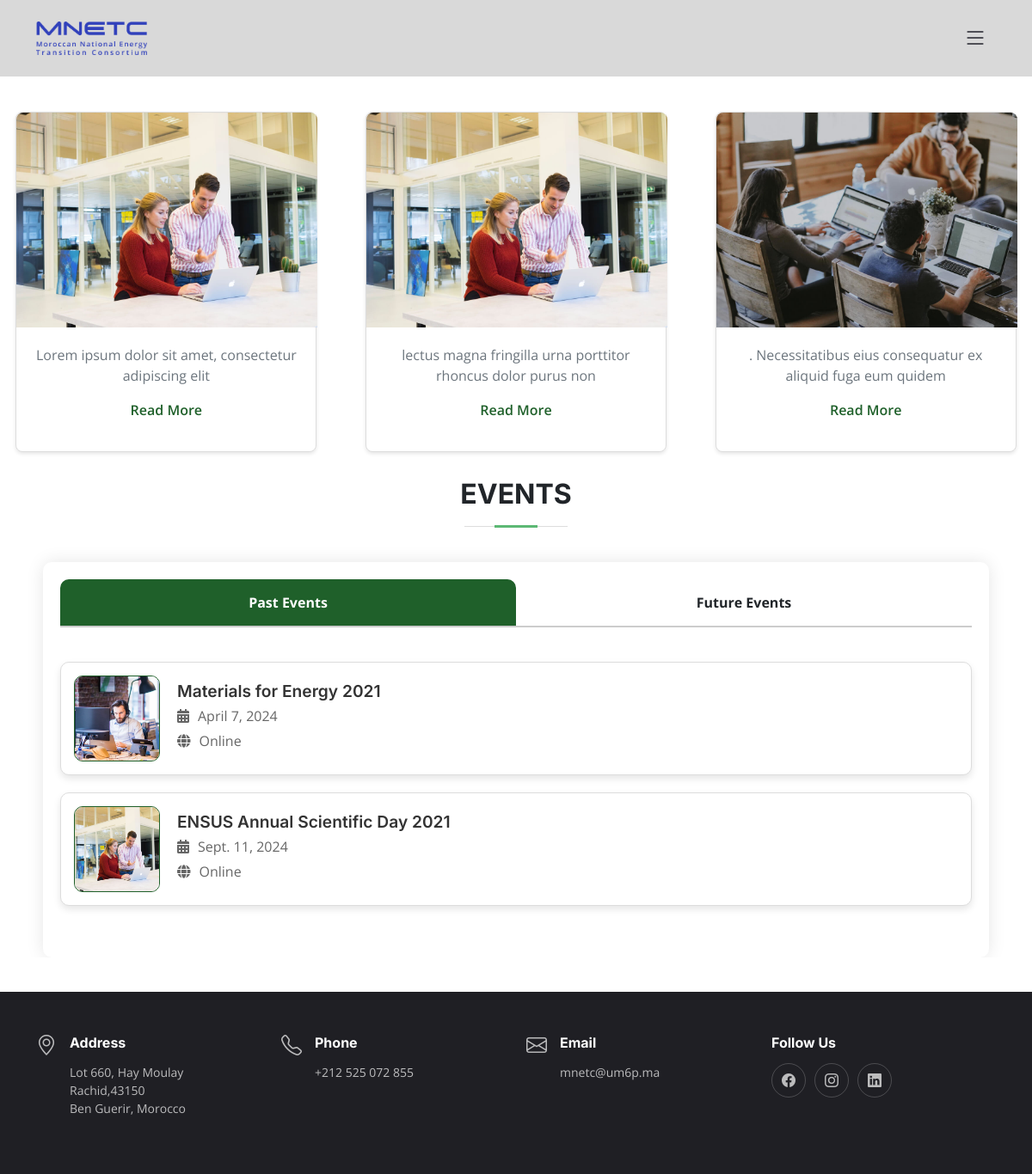
Screenshot of /news_events/ with the database file from the repository.
### app/models.py (models this page shows, shortened)
class NewsEvent(models.Model):
    CHOICES = (
        ('News', 'News'),
        ('Event', 'Event'),
    )
    Type = models.CharField(max_length=20, choices=CHOICES, default="News")
    Title = models.CharField(max_length=300, default="")
    Date = models.DateField(blank=True, null=True)
    Place = models.CharField(max_length=100, blank=True, null=True)
    Image = models.ImageField(upload_to='NewsEvent/', default='NewsEvent/default.png')

### app/views.py (the view)
# urls.py: path('news_events/', views.News_Events, name='news_events'),
def News_Events(request):
    news = NewsEvent.objects.filter(Type="News")
    today = date.today()
    past_events = NewsEvent.objects.filter(Date__lt=today, Type="Event")
    future_events = NewsEvent.objects.filter(Date__gte=today, Type="Event")
    context = {"news":news, "past_events":past_events, "future_events":future_events}
    return render(request, 'news_events.html', context)

### app/templates/news_events.html (shortened to what this page needs)
<!DOCTYPE html>
<html lang="en" xmlns="http://www.w3.org/1999/html">
<head>
  <link href="/static/vendor/bootstrap/css/bootstrap.min.css?{% now 'U' %}" rel="stylesheet">
  <link href="/static/vendor/bootstrap-icons/bootstrap-icons.css?{% now 'U' %}" rel="stylesheet">
  <link href="/static/vendor/aos/aos.css?{% now 'U' %}" rel="stylesheet">
  <link href="/static/vendor/glightbox/css/glightbox.min.css?{% now 'U' %}" rel="stylesheet">
  <link href="/static/vendor/swiper/swiper-bundle.min.css?{% now 'U' %}" rel="stylesheet">
    <link rel="stylesheet" href="https://cdnjs.cloudflare.com/ajax/libs/font-awesome/5.15.4/css/all.min.css">
     <link href="/static/css/base.css?{% now 'U' %}" rel="stylesheet">
<link href="/static/css/events_news.css?{% now 'U' %}" rel="stylesheet">
</head>
<body>
  <header id="header" class="header fixed-top d-flex align-items-center">
    <div class="container d-flex align-items-center justify-content-between">
      <a href="{% url 'index' %}" class="logo d-flex align-items-center me-auto me-lg-0">
        <img src="/static/images/items/favicon.png" alt="">
      </a>
      <i class="mobile-nav-toggle mobile-nav-show bi bi-list"></i>
    </div>
  </header>
<section>
   <div class="swiper-container">
        <div class="swiper-wrapper">
            {% for news in news %}
            <div class="swiper-slide">
                <div class="card">
                    <img src="{{news.Image.url}}" alt="...">
                    <div class="card-body">
                        <p class="card-text">{{ news.Title }}</p>
                        <p class="link" ><a href="{% url 'news_or_event' news.id %}">Read More</a></p>
                    </div>
                </div>
            </div>
            {% endfor %}
        </div>
    </div>
    </section>
  <section id="container">
        <div class="section-title" style="padding-bottom:0">
          <h2 style="">Events</h2>
        </div>
        <div class="events_news">
            <div class="tabs">
                <div class="tab active" id="past-events-tab" onclick="Switch('past-events-tab', ['future-events-tab'])">Past Events</div>
                <div class="tab" id="future-events-tab" onclick="Switch('future-events-tab', ['past-events-tab'])">Future Events</div>
            </div>
        <div class="content" id="past-events">
            {% for event in past_events %}
             <a href="{% url 'news_or_event' event.id %}">
                    <div class="event">
                        <img src="{{event.Image.url}}" alt="Event Image" style="border:1px solid">
                        <div class="details">
                            <a href="{% url 'news_or_event' event.id %}" class="event-link">
                            <h3>{{event.Title}}</h3>
                            </a>
                            <p><i class="fas fa-calendar-alt" style="margin-right:10px"></i>{{event.Date}}</p>
                            <p><i class="fas fa-globe" style="margin-right:10px"></i>{{event.Place}}</p>
                        </div>
                    </div>
                    </a>
            {% endfor %}
        </div>
    </div>
      </section>
  <footer id="footer" class="footer">
    <div class="container">
      <div class="row gy-3" style="">
        <div class="col-lg-3 col-md-6 d-flex">
          <i class="bi bi-geo-alt icon"></i>
          <div>
            <h4>Address</h4>
            <p>
              Lot 660, Hay Moulay Rachid,43150  <br>
              Ben Guerir, Morocco <br>
            </p>
          </div>
        </div>
        <div class="col-lg-3 col-md-6 footer-links d-flex">
          <i class="bi bi-telephone icon"></i>
          <div>
            <h4>Phone</h4>
            <p>
               +212 525 072 855<br>
            </p>
          </div>
        </div>
        <div class="col-lg-3 col-md-6 footer-links d-flex">
          <i class="bi bi-envelope icon"></i>
          <div>
            <h4>Email</h4>
            <p>
              mnetc@um6p.ma <br>
            </p>
          </div>
        </div>
          <div class="col-lg-3 col-md-6 footer-links">
          <h4>Follow Us</h4>
          <div class="social-links d-flex">
            <a href="https://www.facebook.com/UM6P1/" class="facebook"><i class="bi bi-facebook"></i></a>
            <a href="https://www.instagram.com/um6p_officiel/?hl=en" class="instagram"><i class="bi bi-instagram"></i></a>
            <a href="https://www.linkedin.com/school/um6p/?originalSubdomain=ma" class="linkedin"><i class="bi bi-linkedin"></i></a>
          </div>
        </div>
      </div>
    </div>
  </footer>
</body>
</html>

### static/css/base.css (style rules this page uses)
:root { --font-default: "Open Sans", system-ui, -apple-system, "Segoe UI", Roboto, "Helvetica Neue", Arial, "Noto Sans", "Liberation Sans", sans-serif, "Apple Color Emoji", "Segoe UI Emoji", "Segoe UI Symbol", "Noto Color Emoji"; --font-primary: "Roboto",sans-serif; --font-secondary: "Inter", sans-serif; }
:root { --color-default: #212529; --color-primary: #1f602a; --color-secondary: #37373f; }
:root { scroll-behavior: smooth; }
body { font-family: var(--font-default); color: var(--color-default); }
a { color: var(--color-primary); text-decoration: none; }
h1, h2, h3, h4, h5, h6 { font-family: var(--font-secondary); }
section { overflow: hidden; padding: 80px 0; scroll-margin-top: 90px; overflow: clip; }
.section-title h2 { font-size: 32px; font-weight: bold; text-transform: uppercase; margin-bottom: 20px; padding-bottom: 20px; position: relative; }
.section-title h2::before { content: ""; position: absolute; display: block; width: 120px; height: 1px; background: #ddd; bottom: 1px; left: calc(50% - 60px); }
.section-title h2::after { content: ""; position: absolute; display: block; height: 3px; bottom: 0; left: calc(50% - 60px); width: 50px; background: #5cb874; left: 0; right: 0; margin: auto; }
.section-title { text-align: center; padding-bottom: 60px; position: relative; }
.section-title h2 { font-size: 32px; font-weight: 700; margin-bottom: 20px; padding-bottom: 20px; position: relative; }
.header { background: #D9D9D9; transition: all 0.5s; z-index: 997; height: 90px; border-bottom: 1px solid #fff; }
.header .logo img { max-height: 40px; margin-right: 6px; }
@media (max-width: 1279px) { .mobile-nav-show { color: var(--color-secondary); font-size: 28px; cursor: pointer; line-height: 0; transition: 0.5s; z-index: 9999; margin: 0 10px 0 20px; } }
.footer { font-size: 14px; background-color: #1f1f24; padding: 50px 0; color: rgba(255, 255, 255, 0.7); }
.footer .icon { margin-right: 15px; font-size: 24px; line-height: 0; }
.footer h4 { font-size: 16px; font-weight: bold; position: relative; padding-bottom: 5px; color: #fff; }
.footer .footer-links { margin-bottom: 30px; }
.footer .social-links a { display: flex; align-items: center; justify-content: center; width: 40px; height: 40px; border-radius: 50%; border: 1px solid rgba(255, 255, 255, 0.2); font-size: 16px; color: rgba(255, 255, 255, 0.7); margin-right: 10px; transition: 0.3s; }

### static/css/events_news.css (style rules this page uses)
#container { padding:0; margin-top:-70px; }
.events_news { max-width: 1100px; margin: 40px auto; background: #fff; padding: 20px; box-shadow: 0 0 20px rgba(0, 0, 0, 0.1); border-radius: 10px; }
.event { display: flex; align-items: center; background: #fff; margin-bottom: 20px; padding: 15px; border-radius: 8px; box-shadow: 0 4px 8px rgba(0, 0, 0, 0.1); transition: transform 0.3s ease, box-shadow 0.3s ease; border: 1px solid #ddd; }
.icon { flex-shrink: 0; margin-right: 15px; }
.details h3 { margin: 0; font-size: 1.2em; color: #333; font-weight:600; }
.details p { margin: 5px 0; color: #666; }
.tabs { display: flex; border-bottom: 2px solid #ccc; margin-bottom: 20px; }
.tab { flex: 1; padding: 15px; text-align: center; cursor: pointer; transition: background-color 0.3s, color 0.3s; font-weight: bold; }
.tab.active { background-color: #1f602a; color: white; border-radius: 10px 10px 0 0; }
.content { padding: 20px 0; }
.event { display: flex; margin-bottom: 20px; padding: 15px; border: 1px solid #ddd; border-radius: 10px; transition: box-shadow 0.3s; }
.event img { width: 100px; height: 100px; margin-right: 20px; border-radius: 10px; object-fit: cover; }
#container { background-position: center; background-repeat: no-repeat; background-size: cover; }
.swiper-container { margin-top:30px; width: 100%; padding: 20px 0; }
.swiper-slide { display: flex; justify-content: center; }
.card { border: 1px solid #ddd; border-radius: 8px; background: #fff; box-shadow: 0 2px 4px rgba(0, 0, 0, 0.1); width: 350px; text-align: center; }
.card img { border-top-left-radius: 8px; border-top-right-radius: 8px; width: 100%; width:350px; height:250px; }
.card-body { padding: 20px; }
.card-text { font-size: 1rem; color: #6c757d; }
.link { color: #1f602a; font-weight:600; }
.link a { text-decoration: none; color: inherit; }

### rows the page displays
NewsEvent: Image (picture), Title "Lorem ipsum dolor sit amet, consectetur adipiscing elit"
NewsEvent: Image (picture), Title "lectus magna fringilla urna porttitor rhoncus dolor purus non"
NewsEvent: Image (picture), Title ". Necessitatibus eius consequatur ex aliquid fuga eum quidem"
NewsEvent: Image (picture), Title "Materials for Energy 2021", Date "April 7, 2024", Place "Online"
NewsEvent: Image (picture), Title "ENSUS Annual Scientific Day 2021", Date "Sept. 11, 2024", Place "Online"
